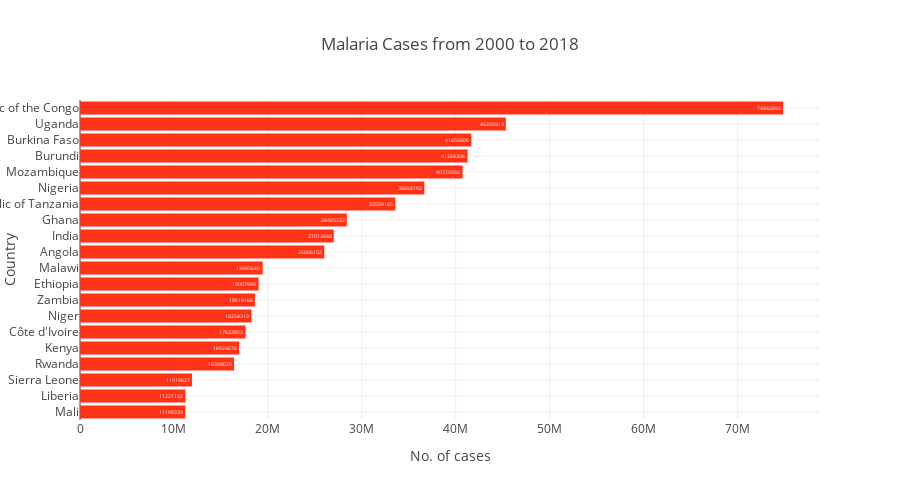

Notebook cell for this chart:
### Markdown cell above
5) MALARIA CASES FROM 2000 - 2018

### Code cell
pio.templates.default ='gridon'
fig = px.bar(df_cases.sort_values("No. of cases",ascending=False)[:20][::-1],x="No. of cases",y ="Country",text="No. of cases",
             title="Malaria Cases from 2000 to 2018",
             color_discrete_sequence= px.colors.qualitative.Light24,height=500,orientation="h")#
fig.show()

### Figure 1 — Plotly figure (JSON) as saved in the notebook; plotly's stock layout.template omitted (floating-point values rounded to 4 significant figures)
{"data": [{"alignmentgroup": "True", "hovertemplate": "No. of cases=%{text}<br>Country=%{y}<extra></extra>", "legendgroup": "", "marker": {"color": "#FD3216"}, "name": "", "offsetgroup": "", "orientation": "h", "showlegend": false, "text": [11198339, 11221132, 11919627, 16394026, 16924676, 17622853, 18254319, 18619166, 19007940, 19445640, 26006152, 27013448, 28405332, 33559165, 36658192, 40725992, 41264306, 41655606, 45335913, 74842893], "textposition": "auto", "type": "bar", "x": [11198339, 11221132, 11919627, 16394026, 16924676, 17622853, 18254319, 18619166, 19007940, 19445640, 26006152, 27013448, 28405332, 33559165, 36658192, 40725992, 41264306, 41655606, 45335913, 74842893], "xaxis": "x", "y": ["Mali", "Liberia", "Sierra Leone", "Rwanda", "Kenya", "Côte d'Ivoire", "Niger", "Zambia", "Ethiopia", "Malawi", "Angola", "India", "Ghana", "United Republic of Tanzania", "Nigeria", "Mozambique", "Burundi", "Burkina Faso", "Uganda", "Democratic Republic of the Congo"], "yaxis": "y"}], "layout": {"barmode": "relative", "height": 500, "legend": {"tracegroupgap": 0}, "title": {"text": "Malaria Cases from 2000 to 2018"}, "xaxis": {"anchor": "y", "domain": [0, 1], "title": {"text": "No. of cases"}}, "yaxis": {"anchor": "x", "domain": [0, 1], "title": {"text": "Country"}}}}
